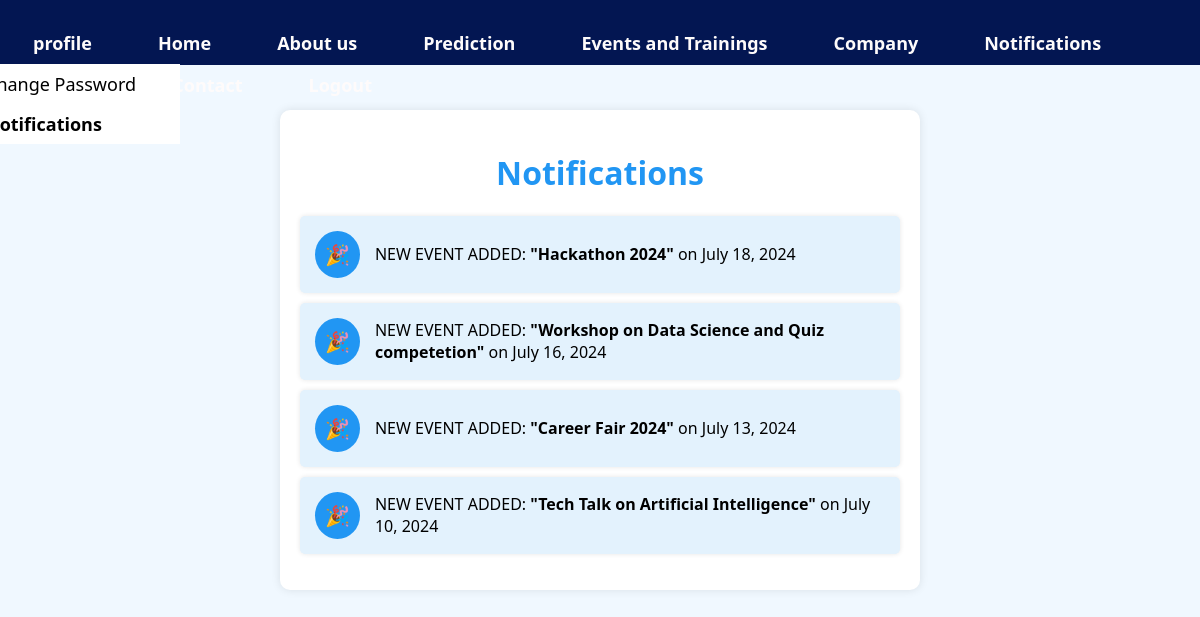
Screenshot of /accounts/notifications/ with the database file from the repository.
### authentication/models.py (models this page shows, shortened)
class Event(models.Model):
    name = models.CharField(max_length=100)
    date = models.DateField()
    description = models.TextField()

### authentication/views.py (the view)
# urls.py: path('notifications/',views.notifications, name='notifications'),
def notifications(request):
    events = Event.objects.all().order_by('-date')  # Fetch all events, ordering by date (newest first)
    context = {
        'events': events
    }
    return render(request, 'notifications.html', context)

### authentication/templates/notifications.html (shortened to what this page needs)
{% load static%}
<!DOCTYPE html>
<html lang="en">
<head>
    <link rel="stylesheet" type="text/css" href="{% static 'nav.css' %}">
    <link rel="stylesheet" type="text/css" href="{% static 'notifications.css' %}">
</head>
<body>
    <div class="navbar">
        <div class="down">
            <br><a href="#"><b>profile</b></a>
            <div class="down-content">
                <a href="{% url 'change_password' %}">Change Password</a>
                <a href="{% url 'notifications' %}"><b>Notifications</b></a>
            </div>
        </div>
        <a href="{% url 'duphome' %}"><b>Home</b></a>
        <a href="{% url 'about' %}"><b>About us</b></a>
        <a href="{% url 'prediction' %}"><b>Prediction</b></a>
        <a href="{% url 'events' %}"><b>Events and Trainings</b></a>
        <a href="{% url 'displayxl' %}"><b>Company</b></a>
        <a href="{% url 'notifications' %}"><b>Notifications</b></a>
        <a href="{% url 'servicce' %}"><b>Services</b></a>
        <div class="drop">
            <a href="#"><b>Contact</b></a>
        </div>
        <a href="{% url 'logout' %}"><b>Logout</b></a>
    </div>
    <div class="not-container">
        <h1>Notifications</h1>
        <ul>
            {% for event in events %}
                <li>
                    <span class="icon">🎉</span>
                    <span class="text">NEW EVENT ADDED: <b>"{{ event.name }}"</b> on {{ event.date }}</span>
                </li>
            {% empty %}
                <li>No events added yet.</li>
            {% endfor %}
        </ul>
    </div>
</body>
</html>

### authentication/static/nav.css (style rules this page uses)
.navbar { overflow: hidden; background-color: #031652; height: 65px; width: 100% !important; display: block !important; padding: 0px !important; overflow: visible !important; }
.navbar a { float: left; display: inline; color: rgb(254, 251, 251); text-align: center; padding: 9px 33px; font-size: 18px; text-decoration: none; }
.down-content { display: none; position: absolute; background-color: white; width: 200px; z-index: 1; top: 8%; right: 85%; }
.down-content a { color: black; padding: 8px 5px; text-decoration: none; display: block; text-align: bottom; }

### authentication/static/notifications.css (style rules this page uses)
body { font-family: system-ui, -apple-system, BlinkMacSystemFont, 'Segoe UI', Roboto, Oxygen, Ubuntu, Cantarell, 'Open Sans', 'Helvetica Neue', sans-serif; margin: 0px; background-color: aliceblue; }
.not-container { background-color: #fff; box-shadow: 0 0 10px rgba(0, 0, 0, 0.1); padding: 20px; border-radius: 10px; max-width: 600px; width: 100%; margin: auto; margin-top: 45px; font-family: system-ui; }
h1 { text-align: center; color:#2196f3; }
ul { list-style: none; padding: 0; }
li { background-color: #e3f2fd; margin: 10px 0; padding: 15px; border-radius: 5px; display: flex; align-items: center; box-shadow: 0 0 5px rgba(0, 0, 0, 0.1); }
li span.icon { background-color: #2196f3; color: #fff; padding: 10px; border-radius: 50%; margin-right: 15px; font-size: 20px; display: flex; justify-content: center; align-items: center; }
li span.text { flex: 1; }

### rows the page displays
Event: name "Hackathon 2024", date "July 18, 2024"
Event: name "Workshop on Data Science and Quiz competetion", date "July 16, 2024"
Event: name "Career Fair 2024", date "July 13, 2024"
Event: name "Tech Talk on Artificial Intelligence", date "July 10, 2024"
